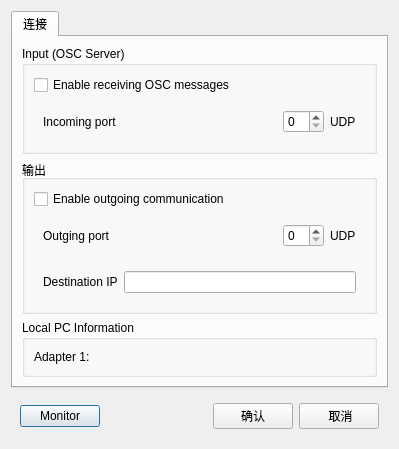
<?xml version="1.0" encoding="UTF-8"?>
<ui version="4.0">
 <class>osc_settings</class>
 <widget class="QDialog" name="osc_settings">
  <property name="geometry">
   <rect>
    <x>0</x>
    <y>0</y>
    <width>399</width>
    <height>378</height>
   </rect>
  </property>
  <property name="windowTitle">
   <string>Dialog</string>
  </property>
  <layout class="QVBoxLayout" name="verticalLayout">
   <item>
    <widget class="QTabWidget" name="tabWidget">
     <property name="currentIndex">
      <number>0</number>
     </property>
     <widget class="QWidget" name="tab">
      <attribute name="title">
       <string>连接</string>
      </attribute>
      <layout class="QVBoxLayout" name="verticalLayout_2">
       <item>
        <widget class="QGroupBox" name="groupBox">
         <property name="title">
          <string>Input (OSC Server)</string>
         </property>
         <layout class="QVBoxLayout" name="verticalLayout_3">
          <item>
           <widget class="QCheckBox" name="checkBox">
            <property name="text">
             <string>Enable receiving OSC messages</string>
            </property>
           </widget>
          </item>
          <item>
           <widget class="QWidget" name="widget_2" native="true">
            <layout class="QHBoxLayout" name="horizontalLayout_2">
             <item>
              <widget class="QLabel" name="label">
               <property name="text">
                <string>Incoming port</string>
               </property>
              </widget>
             </item>
             <item>
              <spacer name="horizontalSpacer_2">
               <property name="orientation">
                <enum>Qt::Horizontal</enum>
               </property>
               <property name="sizeHint" stdset="0">
                <size>
                 <width>40</width>
                 <height>20</height>
                </size>
               </property>
              </spacer>
             </item>
             <item>
              <widget class="QSpinBox" name="spinBox"/>
             </item>
             <item>
              <widget class="QLabel" name="label_2">
               <property name="text">
                <string>UDP</string>
               </property>
              </widget>
             </item>
            </layout>
           </widget>
          </item>
         </layout>
        </widget>
       </item>
       <item>
        <widget class="QGroupBox" name="groupBox_2">
         <property name="title">
          <string>输出</string>
         </property>
         <layout class="QVBoxLayout" name="verticalLayout_4">
          <item>
           <widget class="QCheckBox" name="checkBox_2">
            <property name="text">
             <string>Enable outgoing communication</string>
            </property>
           </widget>
          </item>
          <item>
           <widget class="QWidget" name="widget_4" native="true">
            <layout class="QHBoxLayout" name="horizontalLayout_3">
             <item>
              <widget class="QLabel" name="label_3">
               <property name="text">
                <string>Outging port</string>
               </property>
              </widget>
             </item>
             <item>
              <spacer name="horizontalSpacer_3">
               <property name="orientation">
                <enum>Qt::Horizontal</enum>
               </property>
               <property name="sizeHint" stdset="0">
                <size>
                 <width>172</width>
                 <height>10</height>
                </size>
               </property>
              </spacer>
             </item>
             <item>
              <widget class="QSpinBox" name="spinBox_2"/>
             </item>
             <item>
              <widget class="QLabel" name="label_4">
               <property name="text">
                <string>UDP</string>
               </property>
              </widget>
             </item>
            </layout>
           </widget>
          </item>
          <item>
           <widget class="QWidget" name="widget_3" native="true">
            <layout class="QHBoxLayout" name="horizontalLayout_4">
             <item>
              <widget class="QLabel" name="label_5">
               <property name="text">
                <string>Destination IP</string>
               </property>
              </widget>
             </item>
             <item>
              <widget class="QLineEdit" name="lineEdit"/>
             </item>
            </layout>
           </widget>
          </item>
         </layout>
        </widget>
       </item>
       <item>
        <widget class="QGroupBox" name="groupBox_3">
         <property name="title">
          <string>Local PC Information</string>
         </property>
         <layout class="QHBoxLayout" name="horizontalLayout_5">
          <item>
           <widget class="QLabel" name="label_6">
            <property name="text">
             <string>Adapter 1:</string>
            </property>
           </widget>
          </item>
         </layout>
        </widget>
       </item>
      </layout>
     </widget>
    </widget>
   </item>
   <item>
    <widget class="QWidget" name="widget" native="true">
     <layout class="QHBoxLayout" name="horizontalLayout">
      <item>
       <widget class="QPushButton" name="pushButton">
        <property name="text">
         <string>Monitor</string>
        </property>
       </widget>
      </item>
      <item>
       <spacer name="horizontalSpacer">
        <property name="orientation">
         <enum>Qt::Horizontal</enum>
        </property>
        <property name="sizeHint" stdset="0">
         <size>
          <width>117</width>
          <height>20</height>
         </size>
        </property>
       </spacer>
      </item>
      <item>
       <widget class="QPushButton" name="pushButton_2">
        <property name="text">
         <string>确认</string>
        </property>
       </widget>
      </item>
      <item>
       <widget class="QPushButton" name="pushButton_3">
        <property name="text">
         <string> 取消</string>
        </property>
       </widget>
      </item>
     </layout>
    </widget>
   </item>
  </layout>
 </widget>
 <resources/>
 <connections/>
</ui>
